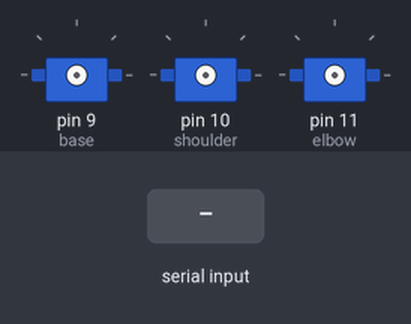
Bench run of a sketch on a simulated Arduino Uno, built with avr-gcc and run on an emulated ATmega328P. Shown: 3 × servo. The inputs (shaded band) are chosen by the test bench.

Above: at 1.2 s.
1.3 s: "90,45\n" received over Serial
2.8 s: "B,45\n" received over Serial
At 4.0 s:
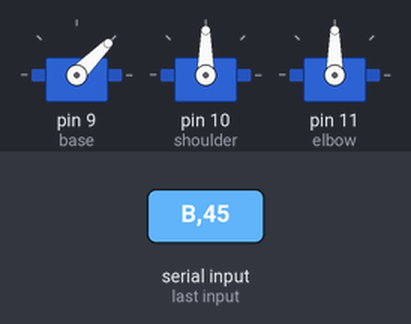
4.3 s: "S,45\n" received over Serial
At 5.3 s:
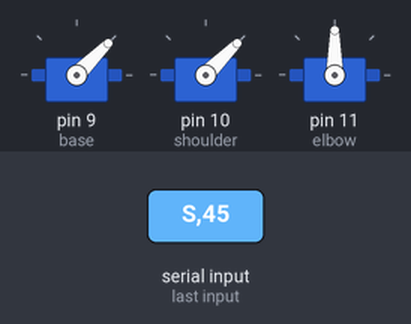
5.8 s: "B90\n" received over Serial
At 6.4 s:
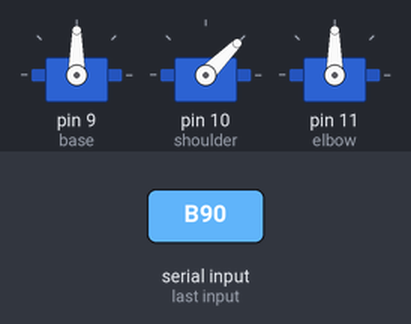
7.3 s: "E,45\n" received over Serial
At 8.5 s:
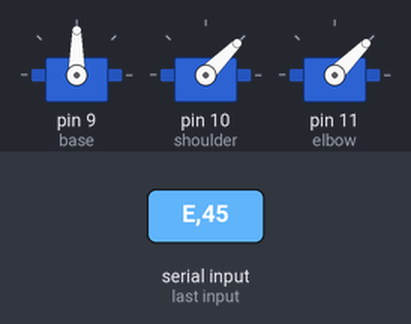
8.8 s: "S90\n" received over Serial
At 9.9 s:
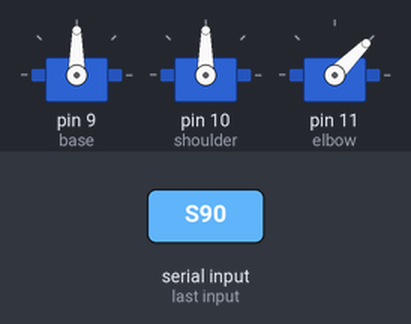
Timing chart, 0 to 11.3 s (numbered marks = the images above; inputs shaded):
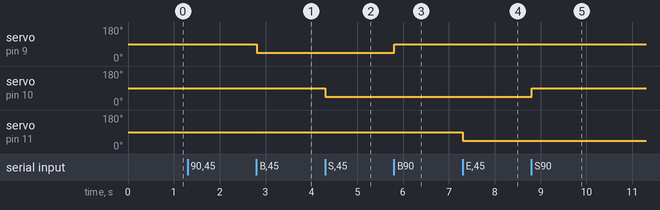

Measured:
- after the input at 2.8 s, servo on pin 9 (base): 90° → 45° at once
- after the input at 4.3 s, servo on pin 10 (shoulder): 90° → 45° at once
- after the input at 5.8 s, servo on pin 9 (base): 45° → 90° at once
- after the input at 7.3 s, servo on pin 11 (elbow): 90° → 45° at once
- after the input at 8.8 s, servo on pin 10 (shoulder): 45° → 90° at once

The sketch:

Arduino_matlab.ino
```cpp
#include <Servo.h>

Servo base;
Servo shoulder;
Servo elbow;

// State tracking to prevent "snapping"
bool active = false;

void setup() {
  Serial.begin(9600);
  // Motors are NOT attached yet. Arm is free to move.
}

void loop() {
  if (Serial.available() > 0) {
    char id = Serial.read(); // 'B', 'S', or 'E'
    int angle = Serial.parseInt();

    // Attach motors only on first valid command
    if (!active) {
      base.attach(9);
      shoulder.attach(10);
      elbow.attach(11);
      active = true;
    }

    if (id == 'B') base.write(angle);
    else if (id == 'S') shoulder.write(angle);
    else if (id == 'E') elbow.write(angle);

    // Clear buffer
    while(Serial.available() > 0) Serial.read();
  }
}
```
